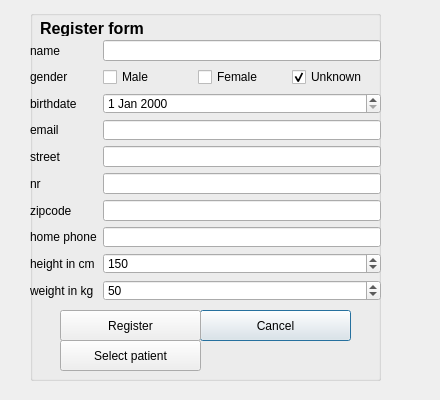
<?xml version="1.0" encoding="UTF-8"?>
<ui version="4.0">
 <class>UserDialog</class>
 <widget class="QDialog" name="UserDialog">
  <property name="geometry">
   <rect>
    <x>0</x>
    <y>0</y>
    <width>440</width>
    <height>400</height>
   </rect>
  </property>
  <property name="minimumSize">
   <size>
    <width>440</width>
    <height>400</height>
   </size>
  </property>
  <property name="windowTitle">
   <string>Dialog</string>
  </property>
  <widget class="QGroupBox" name="groupBox_2">
   <property name="geometry">
    <rect>
     <x>30</x>
     <y>10</y>
     <width>351</width>
     <height>371</height>
    </rect>
   </property>
   <property name="title">
    <string/>
   </property>
   <widget class="QWidget" name="formLayoutWidget">
    <property name="geometry">
     <rect>
      <x>0</x>
      <y>30</y>
      <width>351</width>
      <height>261</height>
     </rect>
    </property>
    <layout class="QFormLayout" name="formLayout">
     <item row="0" column="0">
      <widget class="QLabel" name="lbl_name">
       <property name="text">
        <string>name</string>
       </property>
      </widget>
     </item>
     <item row="0" column="1">
      <widget class="QLineEdit" name="tbName"/>
     </item>
     <item row="1" column="0">
      <widget class="QLabel" name="label">
       <property name="text">
        <string>gender</string>
       </property>
      </widget>
     </item>
     <item row="1" column="1">
      <layout class="QHBoxLayout" name="horizontalLayout">
       <item>
        <widget class="QCheckBox" name="cbM">
         <property name="text">
          <string>Male</string>
         </property>
         <property name="checked">
          <bool>false</bool>
         </property>
        </widget>
       </item>
       <item>
        <widget class="QCheckBox" name="cbV">
         <property name="text">
          <string>Female</string>
         </property>
        </widget>
       </item>
       <item>
        <widget class="QCheckBox" name="cbO">
         <property name="text">
          <string>Unknown</string>
         </property>
         <property name="checked">
          <bool>true</bool>
         </property>
        </widget>
       </item>
      </layout>
     </item>
     <item row="2" column="0">
      <widget class="QLabel" name="label_13">
       <property name="text">
        <string>birthdate</string>
       </property>
      </widget>
     </item>
     <item row="2" column="1">
      <widget class="QDateEdit" name="tbBirthDate"/>
     </item>
     <item row="3" column="0">
      <widget class="QLabel" name="label_8">
       <property name="text">
        <string>email</string>
       </property>
      </widget>
     </item>
     <item row="3" column="1">
      <widget class="QLineEdit" name="tbEmail"/>
     </item>
     <item row="4" column="0">
      <widget class="QLabel" name="label_3">
       <property name="text">
        <string>street</string>
       </property>
      </widget>
     </item>
     <item row="4" column="1">
      <widget class="QLineEdit" name="tbStreet"/>
     </item>
     <item row="5" column="0">
      <widget class="QLabel" name="label_4">
       <property name="text">
        <string>nr</string>
       </property>
      </widget>
     </item>
     <item row="5" column="1">
      <widget class="QLineEdit" name="tbHouseNr">
       <property name="text">
        <string/>
       </property>
      </widget>
     </item>
     <item row="6" column="0">
      <widget class="QLabel" name="label_5">
       <property name="text">
        <string>zipcode</string>
       </property>
      </widget>
     </item>
     <item row="6" column="1">
      <widget class="QLineEdit" name="tbZipcode"/>
     </item>
     <item row="7" column="0">
      <widget class="QLabel" name="label_6">
       <property name="text">
        <string>home phone</string>
       </property>
      </widget>
     </item>
     <item row="7" column="1">
      <widget class="QLineEdit" name="tbHomephone"/>
     </item>
     <item row="8" column="0">
      <widget class="QLabel" name="label_11">
       <property name="text">
        <string>height in cm</string>
       </property>
      </widget>
     </item>
     <item row="8" column="1">
      <widget class="QDoubleSpinBox" name="spHeight">
       <property name="decimals">
        <number>0</number>
       </property>
       <property name="maximum">
        <double>250.000000000000000</double>
       </property>
       <property name="singleStep">
        <double>0.100000000000000</double>
       </property>
       <property name="value">
        <double>150.000000000000000</double>
       </property>
      </widget>
     </item>
     <item row="9" column="0">
      <widget class="QLabel" name="label_10">
       <property name="text">
        <string>weight in kg</string>
       </property>
      </widget>
     </item>
     <item row="9" column="1">
      <widget class="QDoubleSpinBox" name="spWeight">
       <property name="decimals">
        <number>0</number>
       </property>
       <property name="maximum">
        <double>500.000000000000000</double>
       </property>
       <property name="singleStep">
        <double>0.100000000000000</double>
       </property>
       <property name="value">
        <double>50.000000000000000</double>
       </property>
      </widget>
     </item>
    </layout>
   </widget>
   <widget class="QPushButton" name="btnCancel">
    <property name="geometry">
     <rect>
      <x>170</x>
      <y>300</y>
      <width>151</width>
      <height>31</height>
     </rect>
    </property>
    <property name="text">
     <string>Cancel</string>
    </property>
   </widget>
   <widget class="QPushButton" name="btnRegister">
    <property name="geometry">
     <rect>
      <x>30</x>
      <y>300</y>
      <width>141</width>
      <height>31</height>
     </rect>
    </property>
    <property name="text">
     <string>Register</string>
    </property>
   </widget>
   <widget class="QLabel" name="label_2">
    <property name="geometry">
     <rect>
      <x>10</x>
      <y>10</y>
      <width>681</width>
      <height>16</height>
     </rect>
    </property>
    <property name="font">
     <font>
      <pointsize>12</pointsize>
      <weight>75</weight>
      <bold>true</bold>
     </font>
    </property>
    <property name="text">
     <string>Register form</string>
    </property>
   </widget>
   <widget class="QPushButton" name="btnSelectPatient">
    <property name="geometry">
     <rect>
      <x>30</x>
      <y>330</y>
      <width>141</width>
      <height>31</height>
     </rect>
    </property>
    <property name="text">
     <string>Select patient</string>
    </property>
   </widget>
  </widget>
 </widget>
 <tabstops>
  <tabstop>tbName</tabstop>
  <tabstop>cbM</tabstop>
  <tabstop>cbV</tabstop>
  <tabstop>cbO</tabstop>
  <tabstop>tbBirthDate</tabstop>
  <tabstop>tbEmail</tabstop>
  <tabstop>tbStreet</tabstop>
  <tabstop>tbHouseNr</tabstop>
  <tabstop>tbZipcode</tabstop>
  <tabstop>tbHomephone</tabstop>
  <tabstop>spHeight</tabstop>
  <tabstop>spWeight</tabstop>
  <tabstop>btnRegister</tabstop>
  <tabstop>btnSelectPatient</tabstop>
  <tabstop>btnCancel</tabstop>
 </tabstops>
 <resources/>
 <connections/>
</ui>
